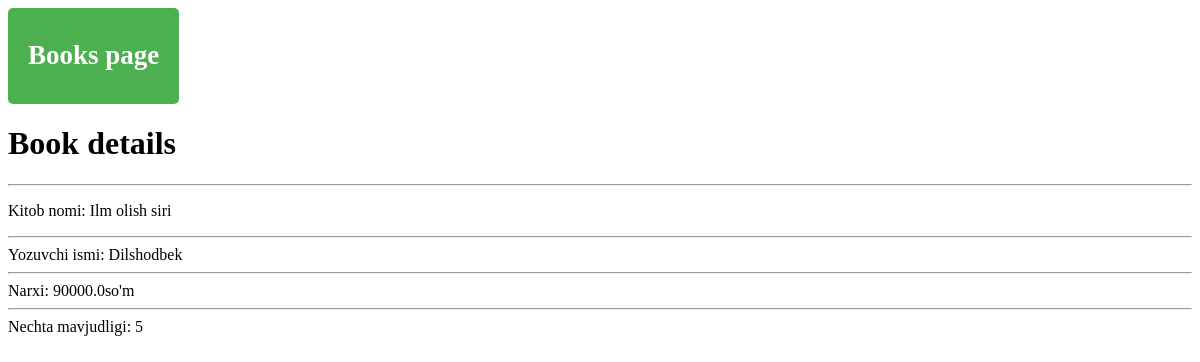
The app's page /book/2/, older data.
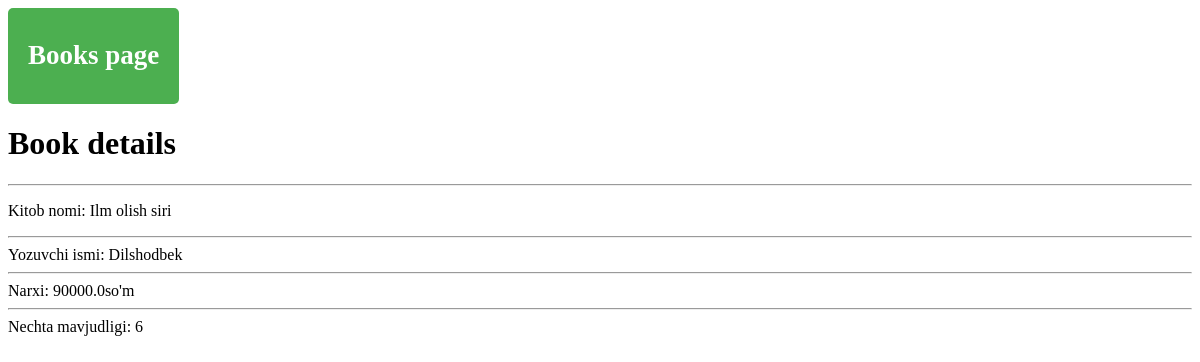
The same page, newer data.
### book_shop/models.py (models this page shows, shortened)
class Book(models.Model):
    title = models.CharField(max_length=255)
    author = models.ForeignKey(Author, on_delete=models.SET_NULL, null=True )
    price = models.FloatField()
    stock = models.PositiveIntegerField()

class Author(models.Model):
    name = models.CharField(max_length=255)
    birth_year = models.PositiveSmallIntegerField()

### book_shop/views.py (the view)
# urls.py: path('book/<int:book_id>/', book_details),
def book_details(request, book_id):
    book = Book.objects.get(id=book_id)
    context = {
        'book': book,
    }
    return render(request, 'book_details.html', context)

### templates/book_details.html (shortened to what this page needs)
<!DOCTYPE html>
<html lang="en">
<head>
    <a href="/books/" class="btn-link"><h2>Books page</h2></a>
</head>
<body>
<h1>Book details</h1>
<hr>
<p> Kitob nomi: {{book.title}}
<hr>
    Yozuvchi ismi: {{book.author.name}}
<hr>
    Narxi: {{book.price}}so'm
<hr>
    Nechta mavjudligi: {{book.stock}} </p>
</body>
</html>

Row changes from the older to the newer data that the page shows:
changed Book "Ilm olish siri": stock "5" → "6"
